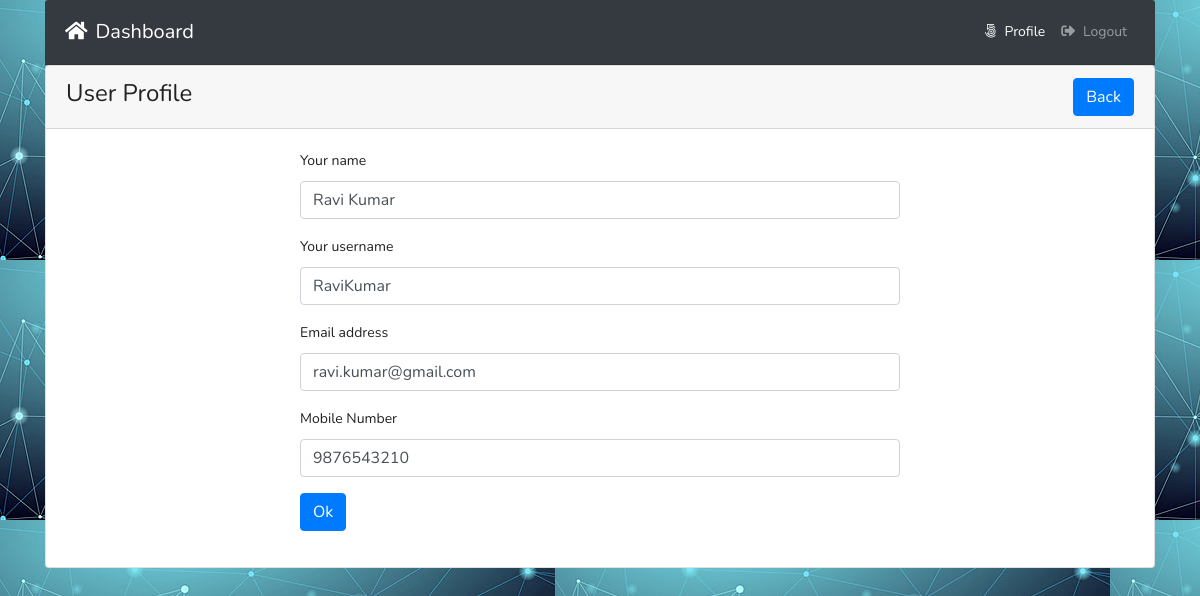
The app's page /profile.php?id=22 (signed in) with its own data.
### tables this page shows
CREATE TABLE `tbl_users` (
  `id` int(11) NOT NULL,
  `name` varchar(255) DEFAULT NULL,
  `username` varchar(255) DEFAULT NULL,
  `email` varchar(255) DEFAULT NULL,
  `password` varchar(255) DEFAULT NULL,
  `mobile` varchar(25) DEFAULT NULL,
  `roleid` tinyint(4) DEFAULT NULL,
  `isActive` tinyint(4) DEFAULT 0,
  `created_at` timestamp NOT NULL DEFAULT current_timestamp(),
  `updated_at` timestamp NOT NULL DEFAULT current_timestamp()
);

### classes/Users.php (called while the page is built, shortened)
<?php
include 'lib/Database.php';
include_once 'lib/Session.php';
class Users{
  private $db;
  public function __construct(){
    $this->db = new Database();
  }
    public function getUserInfoById($userid){
      $sql = "SELECT * FROM tbl_users WHERE id = :id LIMIT 1";
      $stmt = $this->db->pdo->prepare($sql);
      $stmt->bindValue(':id', $userid);
      $stmt->execute();
      $result = $stmt->fetch(PDO::FETCH_OBJ);
      if ($result) {
        return $result;
      }else{
        return false;
      }
    }
}

### profile.php (the view, shortened to what this page needs)
<?php
include 'inc/header.php';
 ?>
<?php
if (isset($_GET['id'])) {
  $userid = preg_replace('/[^a-zA-Z0-9-]/', '', (int)$_GET['id']);
}
 ?>
 <div class="card ">
   <div class="card-header">
          <h3>User Profile <span class="float-right"> <a href="index.php" class="btn btn-primary">Back</a> </h3>
        </div>
        <div class="card-body">
    <?php
    $getUinfo = $users->getUserInfoById($userid);
    if ($getUinfo) {
     ?>
          <div style="width:600px; margin:0px auto">
          <form class="" action="" method="POST">
              <div class="form-group">
                <label for="name">Your name</label>
                <input type="text" name="name" value="<?php echo $getUinfo->name; ?>" class="form-control">
              </div>
              <div class="form-group">
                <label for="username">Your username</label>
                <input type="text" name="username" value="<?php echo $getUinfo->username; ?>" class="form-control">
              </div>
              <div class="form-group">
                <label for="email">Email address</label>
                <input type="email" id="email" name="email" value="<?php echo $getUinfo->email; ?>" class="form-control">
              </div>
              <div class="form-group">
                <label for="mobile">Mobile Number</label>
                <input type="text" id="mobile" name="mobile" value="<?php echo $getUinfo->mobile; ?>" class="form-control">
              </div>
              <?php if (Session::get("id") == $getUinfo->id) {?>
              <div class="form-group">
                <button type="submit" name="update" class="btn btn-success">Update</button>
                <a class="btn btn-primary" href="changepass.php?id=<?php echo $getUinfo->id;?>">Password change</a>
              </div>
            <?php } elseif(Session::get("roleid") == '2') {?>
              <div class="form-group">
                <button type="submit" name="update" class="btn btn-success">Update</button>
              </div>
              <?php   }else{ ?>
                  <div class="form-group">
                    <a class="btn btn-primary" href="index.php">Ok</a>
                  </div>
                <?php } ?>
          </form>
        </div>
      <?php }else{
        header('Location:index.php');
      } ?>
      </div>
    </div>

### assets/style.css (style rules this page uses)
body { line-height: 24px; font-size: 14px; font-style: normal; font-weight: normal; visibility: visible; font-family: "Nunito", sans-serif; color: #222; background-image: url("/image/back.jpg") }
h1, h2, h3, h4, h5, h6 { color: #222; font-family: "Nunito", sans-serif; font-weight: 400; margin-top: 0; }
h3 { font-size: 24px; line-height: 30px; }

### records on screen
tbl_users: name "Ravi Kumar", username "RaviKumar", email "ravi.kumar@gmail.com", mobile "9876543210"
